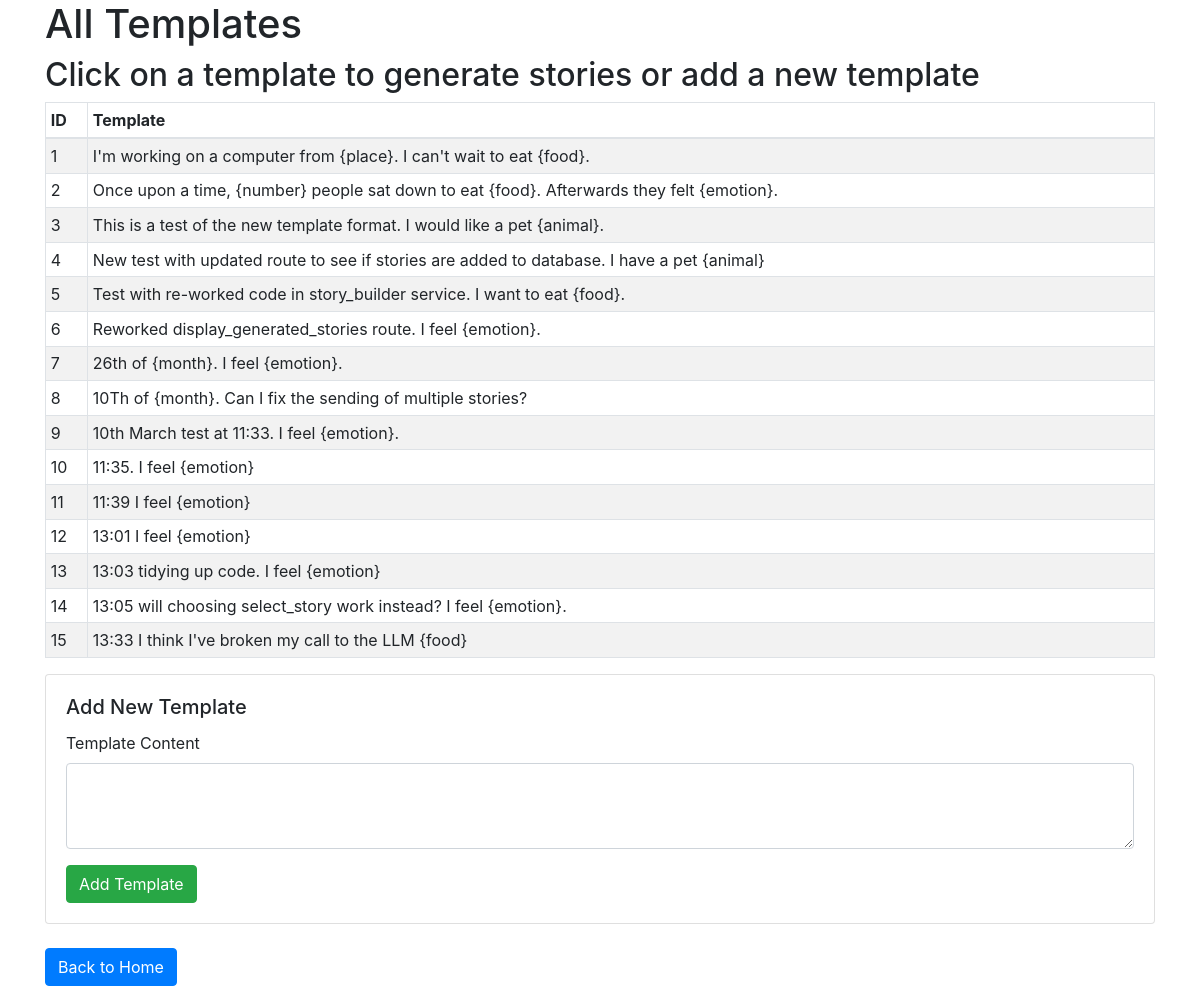
Page /see_all_templates on the earlier database version.
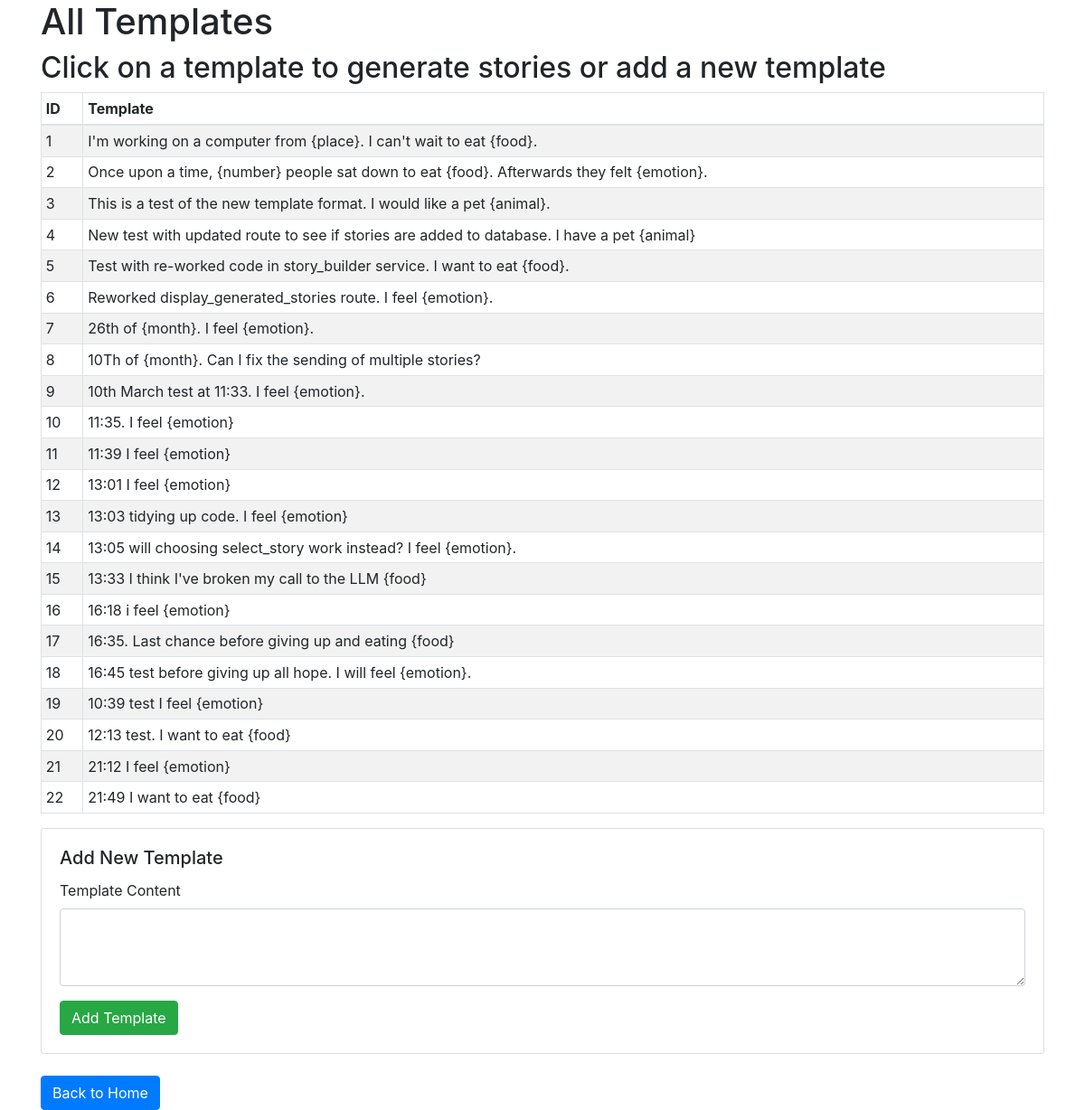
Same page on the later database version.
### app/models.py (models this page shows, shortened)
class Template(db.Model):
    __tablename__ = 'template'
    template_id = db.Column(db.Integer, primary_key=True, autoincrement=True)
    content = db.Column(db.Text, nullable=False)

### app/routes.py (the view)
@bp.route('/see_all_templates')
def see_all_templates():
    templates = story_builder_service.get_all_templates()
    return render_template('see_all_templates.html', templates=templates)

### app/services/story_builder_service.py (called while the page is built)
def get_all_templates():
    return db.session.query(Template).all()

### app/templates/see_all_templates.html (shortened to what this page needs)
<!DOCTYPE html>
<html lang="en">
<head>
    <link rel="stylesheet" href="{{ url_for('static', filename='css/static.css') }}">
    <link rel="stylesheet" href="https://stackpath.bootstrapcdn.com/bootstrap/4.5.2/css/bootstrap.min.css">
</head>
<body>
    <div class="container">
        <h1>All Templates</h1>
        <h2>Click on a template to generate stories or add a new template</h2>
        <table class="table table-striped table-bordered table-hover table-sm">
            <thead>
                <tr>
                    <th>ID</th>
                    <th>Template</th>
                </tr>
            </thead>
            <tbody>
                {% for template in templates %}
                    <tr class="clickable-row">
                        <form action="{{ url_for('main.generate_stories') }}" method="POST">
                            <td>{{ template.template_id }}</td>
                            <td>{{ template.content }}</td>
                        </form>
                    </tr>
                {% endfor %}
            </tbody>
        </table>
         <div class="card mb-4">
            <div class="card-body">
                <h5 class="card-title">Add New Template</h5>
                <form action="{{ url_for('main.add_template') }}" method="POST">
                    <div class="form-group">
                        <label for="template_content">Template Content</label>
                        <textarea class="form-control" id="template_content" name="template_content" rows="3" required></textarea>
                    </div>
                    <button type="submit" class="btn btn-success">Add Template</button>
                </form>
            </div>
        </div>
        <a href="{{ url_for('main.index') }}" class="btn btn-primary">Back to Home</a>
    </div>
</body>
</html>

### app/static/css/static.css (style rules this page uses)
.clickable-row { cursor: pointer; }

### app/templates/see_all_templates.html (style rules this page uses)
.clickable-row { cursor: pointer; }

Differences in the rows shown:
added Template: template_id "16", content "16:18 i feel {emotion}"
added Template: template_id "17", content "16:35. Last chance before giving up and eating {food}"
added Template: template_id "18", content "16:45 test before giving up all hope. I will feel {emotion}."
added Template: template_id "19", content "10:39 test I feel {emotion}"
added Template: template_id "20", content "12:13 test. I want to eat {food}"
added Template: template_id "21", content "21:12 I feel {emotion}"
added Template: template_id "22", content "21:49 I want to eat {food}"
